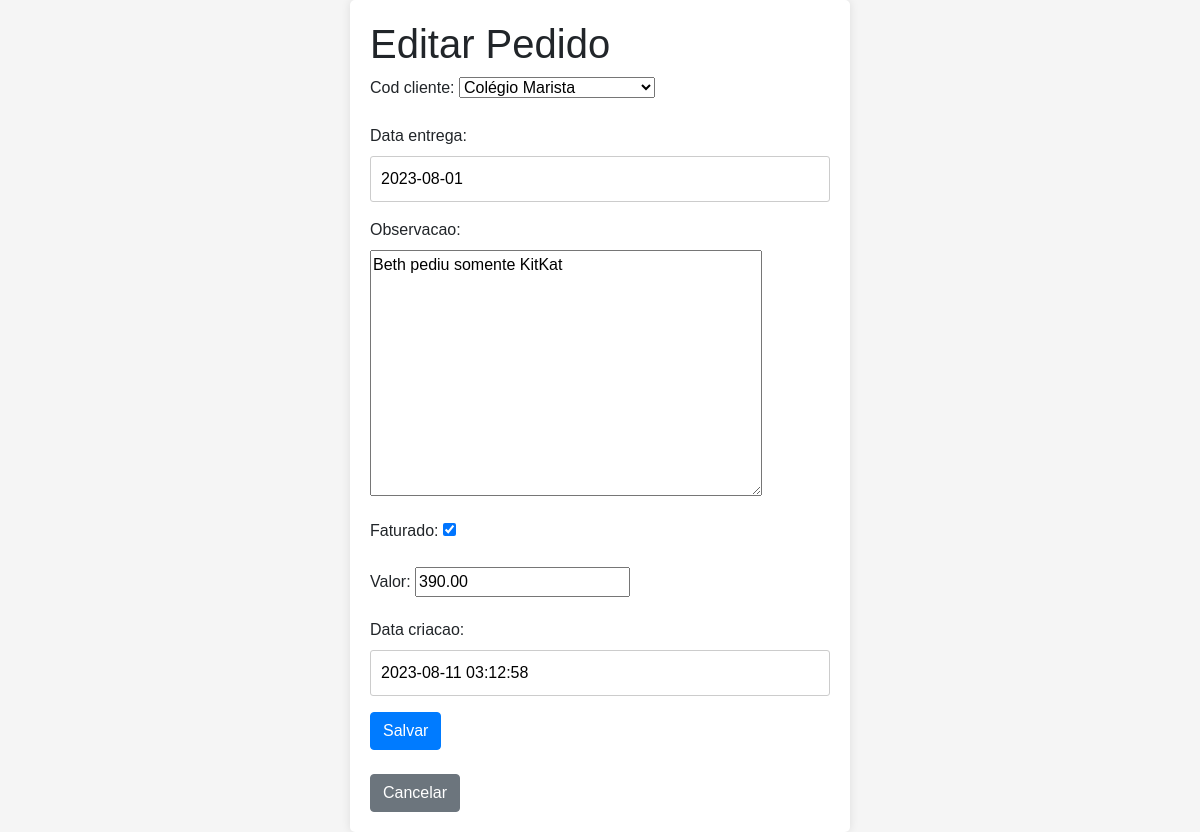
The app's page /editar_pedido/24/ with its own data.
### lecoq2/models.py (models this page shows, shortened)
class Pedido(models.Model):
    codigo       = models.AutoField(primary_key=True)
    cod_cliente  = models.ForeignKey(Cliente, on_delete=models.CASCADE)
    data_entrega = models.DateField()
    observacao   = models.TextField(max_length=300, null=True, blank=True)
    faturado     = models.BooleanField(default=False)
    valor = models.DecimalField(max_digits=10, decimal_places=2, default=0.0, null= False)
    data_criacao = models.DateTimeField(default=timezone.now)
    data_alteracao = models.DateTimeField(auto_now=True)

### lecoq2/views.py (the view)
# urls.py: path('editar_pedido/<int:codigo>/', views.editar_pedido, name='editar_pedido'),
def editar_pedido(request, codigo):
    pedido = get_object_or_404(Pedido, codigo=codigo)
    if request.method == 'POST':
        form = PedidoForm(request.POST, instance=pedido)
        if form.is_valid():
            form.save()
            return redirect('listar_pedidos')
    else:
        form = PedidoForm(instance=pedido)
    return render(request, 'editar_pedido.html', {'form': form})

### lecoq2/forms.py
class PedidoForm(forms.ModelForm):
    class Meta:
        model = Pedido
        fields = '__all__'

### lecoq2/models.py (called while the page is built)
    def __str__(self):
        return self.nome

### lecoq2/templates/editar_pedido.html (shortened to what this page needs)
<!DOCTYPE html>
<html>
<head>
    <link rel="stylesheet" href="https://stackpath.bootstrapcdn.com/bootstrap/4.5.2/css/bootstrap.min.css">
</head>
<body>
    <div class="container">
        <h1>Editar Pedido</h1>
        <form method="post">
            {{ form.as_p }}
            <button type="submit" class="btn btn-primary">Salvar</button>
        </form>
        <br>
        <a href="{% url 'listar_pedidos' %}" class="btn btn-secondary">Cancelar</a>
    </div>
</body>
</html>

### lecoq2/templates/editar_pedido.html (style rules this page uses)
body { background-color: #f5f5f5; font-family: Arial, sans-serif; }
.container { max-width: 500px; margin: 0 auto; padding: 20px; background-color: #fff; border-radius: 5px; box-shadow: 0px 0px 10px rgba(0, 0, 0, 0.1); }
input[type="text"], input[type="date"] { width: 100%; padding: 10px; border: 1px solid #ccc; border-radius: 3px; font-size: 16px; }
.btn-primary { background-color: #007bff; border-color: #007bff; }

### records on screen
Pedido: cod_cliente "Colégio Marista", data_entrega "2023-08-01", observacao "Beth pediu somente KitKat", faturado "☑", valor "390.00", data_criacao "2023-08-11 03:12:58"
